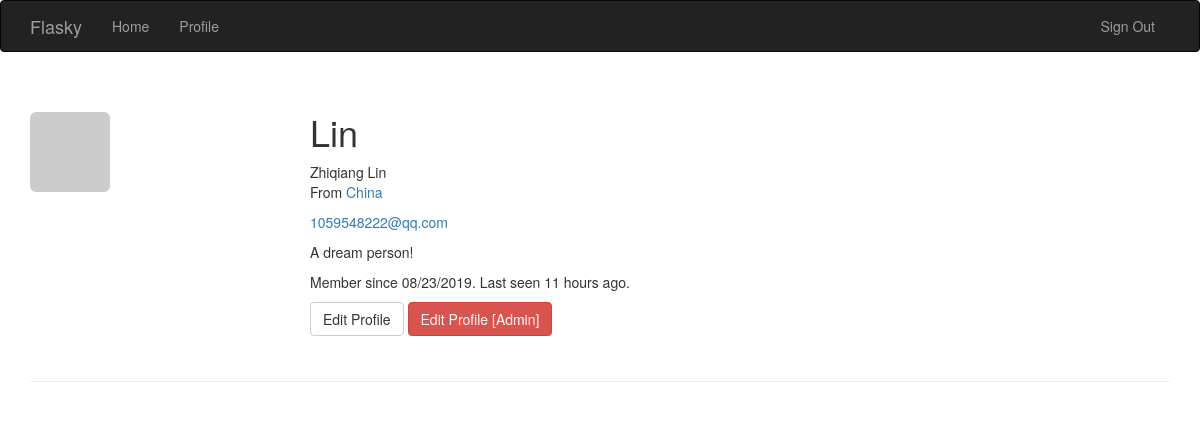
Before: /user/Lin (signed in) with the older database file.
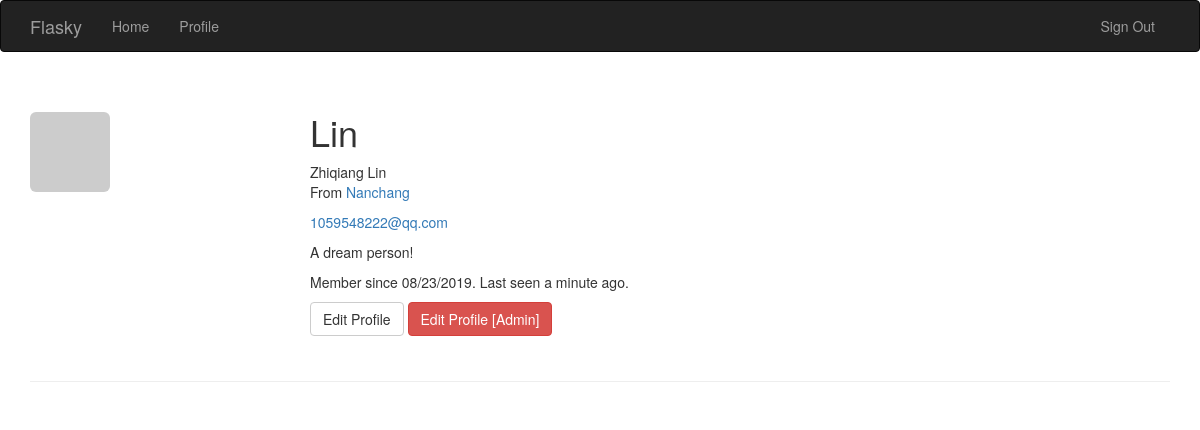
After: the same page with the newer database file.
### app/models.py (models this page shows, shortened)
class User(UserMixin,db.Model):
    __tablename__ = 'users'
    id = db.Column(db.Integer, primary_key=True)
    username = db.Column(db.String(64), unique=True, index=True)
    role_id = db.Column(db.Integer, db.ForeignKey('roles.id'))
    email = db.Column(db.String(64),unique = True, index=True)
    password_hash = db.Column(db.String(128))
    confirmed = db.Column(db.Boolean, default=False)
    name = db.Column(db.String(64))
    location = db.Column(db.String(64))
    about_me = db.Column(db.Text())
    member_since = db.Column(db.DateTime(), default=datetime.utcnow)
    last_seen = db.Column(db.DateTime(), default=datetime.utcnow)
    avatar_hash = db.Column(db.String(32))
    def can(self, permissions):
        return self.role is not None and \
            (self.role.permissions & permissions) == permissions
    def is_adminstrator(self):
        return self.can(Permission.ADMINISTER)
    @property
    def password(self):
        raise AttributeError('password is not a readable attribute')
    def ping(self):
        self.last_seen = datetime.utcnow()
        db.session.add(self)
    def gravatar(self, size=100, default='identicon', rating='g'):
        if request.is_secure:
            url = 'http://secure.gravatar.com/avatar'
        else:
            url = 'http://www.gravatar.com/avatar'
        hash = self.avatar_hash or hashlib.md5(self.email.encode('utf-8')).hexdigest()
        return '{url}/{hash}?s={size}&d={default}&r={rating}'.format(url=url, hash=hash, size=size, default=default, rating=rating)

### app/main/views.py (the view)
@main.route('/user/<username>')
@login_required
def user(username):
    user = User.query.filter_by(username=username).first()
    if user is None:
        abort(404)
    return render_template('user.html', user=user)

### app/auth/views.py (called while the page is built)
@auth.before_app_request
def before_request():
	if current_user.is_authenticated:
		current_user.ping()
		if not current_user.confirmed \
				and request.endpoint \
				and request.endpoint[:5] != 'auth.' \
				and request.endpoint != 'static' :
			return redirect(url_for('auth.unconfirmed'))

### app/main/__init__.py (called while the page is built)
@main.app_context_processor
def inject_permissions():
	return dict(Permission=Permission)

### app/models.py (called while the page is built)
@login_manager.user_loader
def load_user(user_id):
    return User.query.get(int(user_id))

### app/templates/user.html (shortened to what this page needs)
{% extends "base.html" %}
{% block page_content %}
<div class="page-header">
    <img class="img-rounded profile-thumbnail" src="{{ user.gravatar(size=256) }}">
    <div class="profile-header">
        <h1>{{ user.username }}</h1>
        {% if user.name or user.location %}
        <p>
            {% if user.name %}{{ user.name }}<br>{% endif %}
            {% if user.location %}
                From <a href="http://maps.google.com/?q={{ user.location }}">{{ user.location }}</a><br>
            {% endif %}
        </p>
        {% endif %}
        {% if current_user.is_adminstrator() %}
        <p><a href="mailto:{{ user.email }}">{{ user.email }}</a></p>
        {% endif %}
        {% if user.about_me %}<p>{{ user.about_me }}</p>{% endif %}
        <p>Member since {{ moment(user.member_since).format('L') }}. Last seen {{ moment(user.last_seen).fromNow() }}.</p>
        <p>
            {% if user == current_user %}
            <a class="btn btn-default" href="{{ url_for('.edit_profile') }}">Edit Profile</a>
            {% endif %}
            {% if current_user.is_adminstrator() %}
            <a class="btn btn-danger" href="{{ url_for('.edit_profile_admin', id=user.id) }}">Edit Profile [Admin]</a>
            {% endif %}
        </p>
    </div>
</div>
{% endblock %}

### app/templates/base.html (shortened to what this page needs)
{% extends "bootstrap/base.html" %}
{% block head %}
{{ super() }}
<link rel="stylesheet" type="text/css" href="{{ url_for('static', filename='styles.css') }}">
{% endblock %}
{% block navbar %}
<div class="navbar navbar-inverse" role="navigation">
    <div class="container">
        <div class="navbar-header">
            <a class="navbar-brand" href="{{ url_for('main.index') }}">Flasky</a>
        </div>
        <div class="navbar-collapse collapse">
            <ul class="nav navbar-nav">
                <li><a href="{{ url_for('main.index') }}">Home</a></li>
                {% if current_user.is_authenticated %}
                <li>
                    <a href="{{ url_for('main.user',username=current_user.username) }}">Profile
                    </a>
                </li>
                {% endif %}
            </ul>
            <ul class="nav navbar-nav navbar-right">
                {% if current_user.is_authenticated %}
                    <li><a href="{{ url_for('auth.logout') }}">Sign Out</a></li>
                {% else %}
                    <li><a href="{{ url_for('auth.login') }}">Sign In</a></li>
                {% endif %}
            </ul>
        </div>
    </div>
</div>
{% endblock %}
{% block content %}
<div class="container">
    {% block page_content %}{% endblock %}
</div>
{% endblock %}

### app/static/styles.css (style rules this page uses)
.profile-thumbnail { position: absolute; }
.profile-header { min-height: 260px; margin-left: 280px; }

Changed rows visible on the page:
changed User "Lin": location "China" → "Nanchang"; last_seen "11 hours ago" → "a minute ago"
